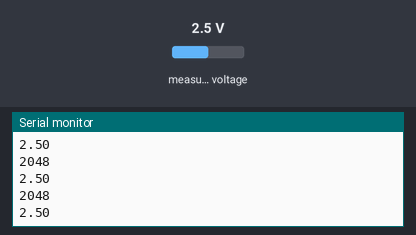
This sketch was run on a simulated Arduino Uno, built with avr-gcc and run on an emulated ATmega328P. On the bench: the last lines printed to the serial monitor. Wiring (inferred from the names in the program): MCP3202 converter: CS pin 10. Inputs (shaded band) come from the test bench; at power-on: measured voltage 2.5 V.

Above: at 1.2 s.
1.3 s: measured voltage set to 0.1 V
At 1.81 s:
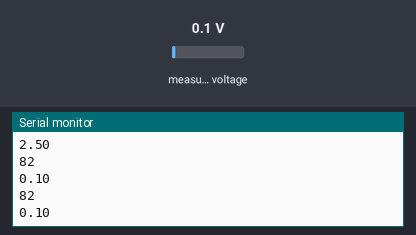
2.8 s: measured voltage set to 1.2 V
At 3.31 s:
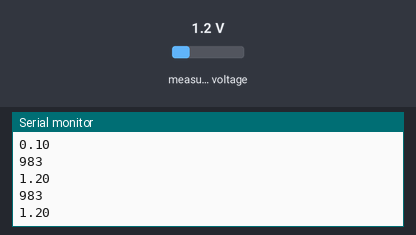
Timing chart, 0 to 5.8 s (numbered marks = the images above; inputs shaded):
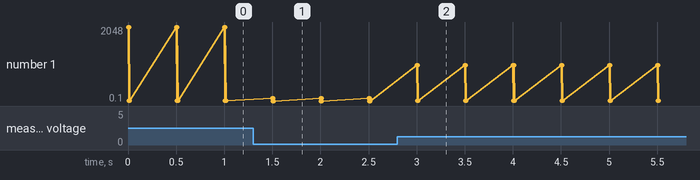

The sketch:

SPI__dataSheetIteration_V2_WORKING.ino.ino
```cpp
#include "SPI.h"
const int SSP=10;                         // slave select pin
unsigned int DAC_val = 0;                // DAC value
unsigned int last_val = 0;               // last value (for compare)


unsigned int DAC_read( byte channel ) {
  const byte SYNC_BYTE = B00000001; //Pusing data in MSB manner // LSB is the start data trasmission marker
  byte commandByte = B00001101;          //command bits - 0000, start, mode, chn, MSBF
  unsigned int msBits = 0;
  byte lsBits = 0;

  commandByte|=((channel-1)<<1);         // update the command bit to select either ch 1 or 2
  digitalWrite(SSP, LOW);                 // select the MCP3202
  SPI.transfer(SYNC_BYTE);             // Sending out the Syncronisation byte w/ leading zeroes
  msBits = SPI.transfer(commandByte);   // Pushes a command and receives the first nibble w/ MSB values of the DAC
  lsBits = SPI.transfer((byte)0);       // Pushes zeroes to get the remaining 8 bits
  digitalWrite(SSP, HIGH);                // let the DAC go, we'done

  return (msBits<<8)+lsBits;              // Left shifts so that it could accomodate lsBits

}

void setup() {                           // basic setup stuff here
  pinMode(SSP, OUTPUT);                   // make sure slave select is an output
  digitalWrite(SSP,HIGH);// ensures that device connected SSP pin will respond
  SPI.setClockDivider( SPI_CLOCK_DIV16 ); // slow the SPI bus down
  SPI.setBitOrder(MSBFIRST);
  SPI.begin();                           // SPI at the ready
  Serial.begin(9600);                   // Serial at the ready
}

void loop() {                            // Loop time
  DAC_val = DAC_read( 1 );               // Read channel 0
 if (millis()%500==0){                                        // look for a rising edge x-ing point
  Serial.println(DAC_val);    // 0 == 512 from the DAC
  Serial.println((float)((DAC_val)*5)/4096);
 }

}
```

Measured:
- after the input at 1.3 s, the serial monitor: prints a new line after 0.20 s (image 1)
- after the input at 2.8 s, the serial monitor: prints a new line after 0.20 s (image 2)
- plotted number 1: 2.5 → 0.1 after the input at 1.3 s, 0.1 → 1.2 after the input at 2.8 s
